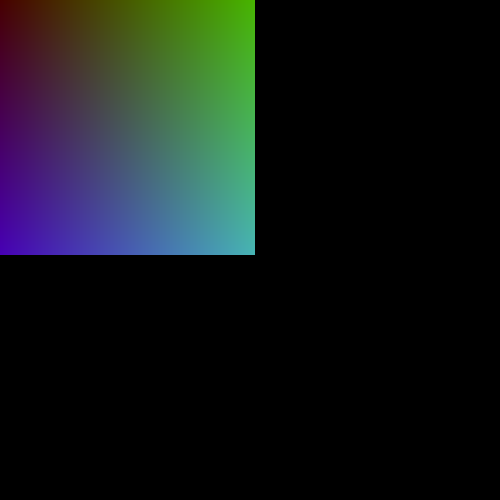
Frame 1 (no input)
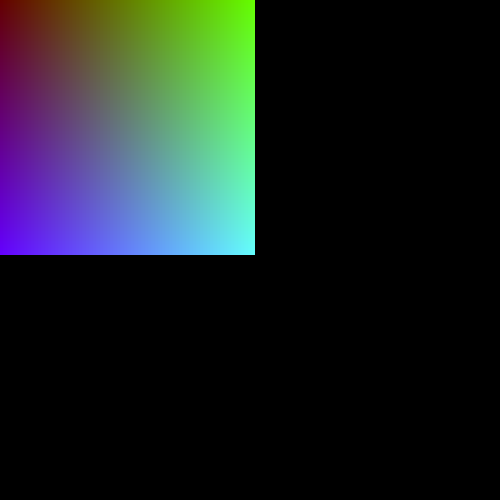
Frame 60 (the mouse pressed at the canvas centre just before this capture)
Frame 120 (the mouse held since frame 60 and released just before this capture): identical to frame 60, image omitted

The Processing sketch that drew these frames (run headless with seeded random() and noise(); from frame 60 on, the mouse is pressed at the canvas centre):

// Processing sketch: aug08c_forloop_gradient
// ── aug08c_forloop_gradient.pde
//gradient color using for-loop

void setup(){
  size(500,500);
  background(0);
}

void draw(){
  for(int i=0;i<255;i++){
    for(int j=0; j<255; j++){
//    strokeWeight(5);
//    stroke(i);
//    line(0, i, width, i);
    stroke(100,i,j);
    point(i,j);
    }
  }
}
